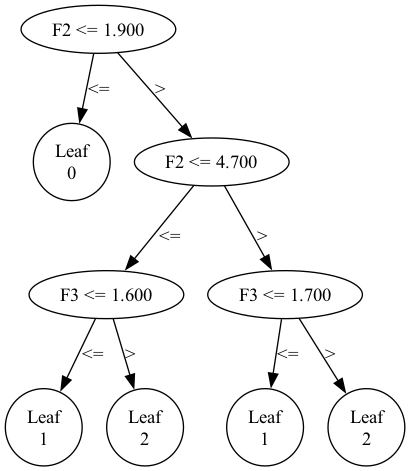
#> input picture machine_learning/id3_tree.png, 410 x 471 px
$ python char_pixel_seg.py ../../machine_learning/id3_tree.png
#> lines starting #> are read from the running program, lines starting #| are printed output that depends on the picture
# -*- coding:utf-8 -*-

import cv2
import numpy as np
import matplotlib.pyplot as plt


def unsupervised_text_masking(image_path):
#> called with image_path = '../../machine_learning/id3_tree.png'
    img = cv2.imread(image_path)
#> img is the input picture: shape (471, 410, 3); min 0, max 255, mean 246.2

    img_rgb = cv2.cvtColor(img, cv2.COLOR_BGR2RGB)

    # HSV色彩空间, 并提取 V 通道
    hsv = cv2.cvtColor(img, cv2.COLOR_BGR2HSV)
#> hsv: shape (471, 410, 3); mean H, S, V 0, 0, 246.2
    v_channel = hsv[:, :, 2]

    # Otsu阈值分割
    ret_val, binary_mask = cv2.threshold(v_channel, 0, 255, cv2.THRESH_BINARY + cv2.THRESH_OTSU)
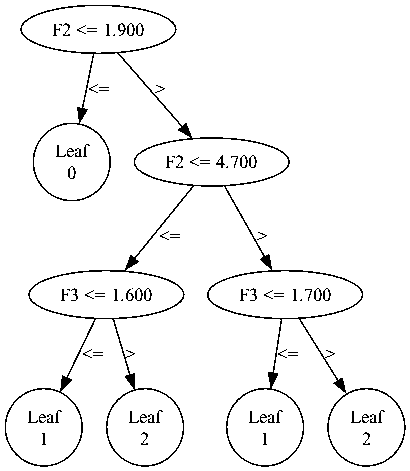
#> binary_mask: shape (471, 410); 96.1% white; black in thin lines or dots
#> ret_val = 155

    print(f"Otsu算法最佳分割阈值为: {ret_val}")
#| Otsu算法最佳分割阈值为: 155.0

    # 形态学:闭运算
    kernel = cv2.getStructuringElement(cv2.MORPH_RECT, (2, 2))
    final_mask = cv2.morphologyEx(binary_mask, cv2.MORPH_CLOSE, kernel)
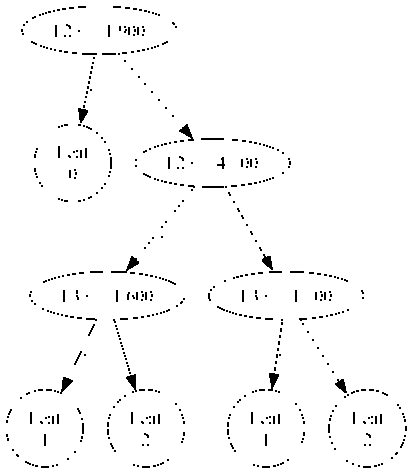
#> final_mask: shape (471, 410); 97.6% white; black in thin lines or dots

    overlay_result = img_rgb.copy()
    overlay_result[final_mask == 255] = [0, 255, 0]
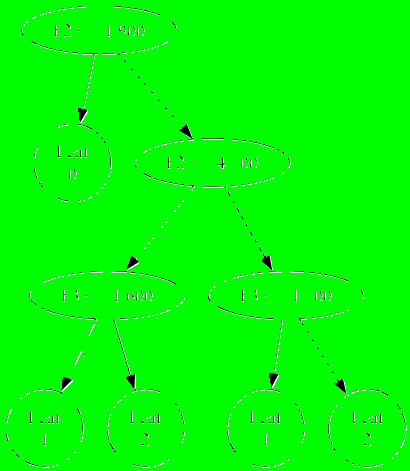
#> overlay_result: shape (471, 410, 3); mean R, G, B 3.4, 252.4, 3.4

    plt.figure(figsize=(15, 5))
    plt.title("result")
    plt.imshow(overlay_result)
    plt.axis('off')

    plt.tight_layout()
    plt.show()

    return final_mask, overlay_result

if __name__ == "__main__":
    import sys

    image_file = sys.argv[1]
    mask, green_overlay_img = unsupervised_text_masking(image_file)
